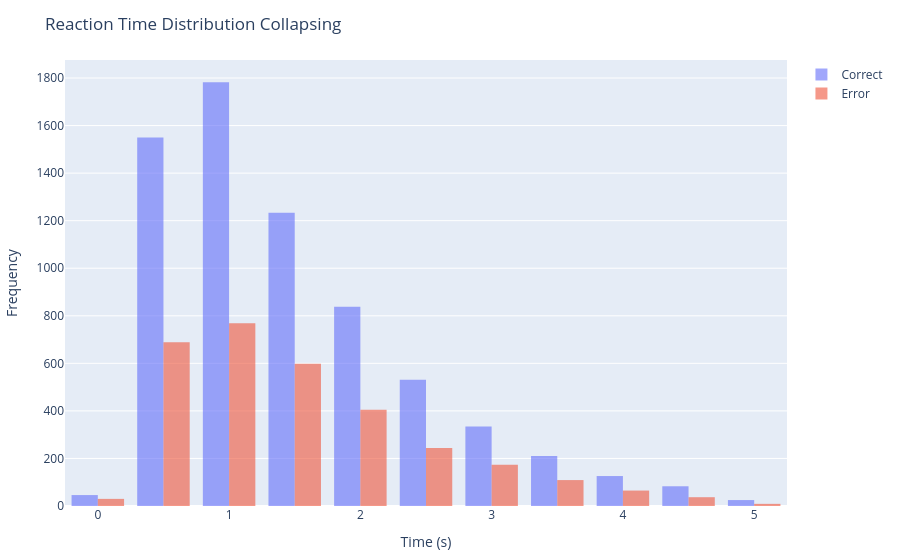
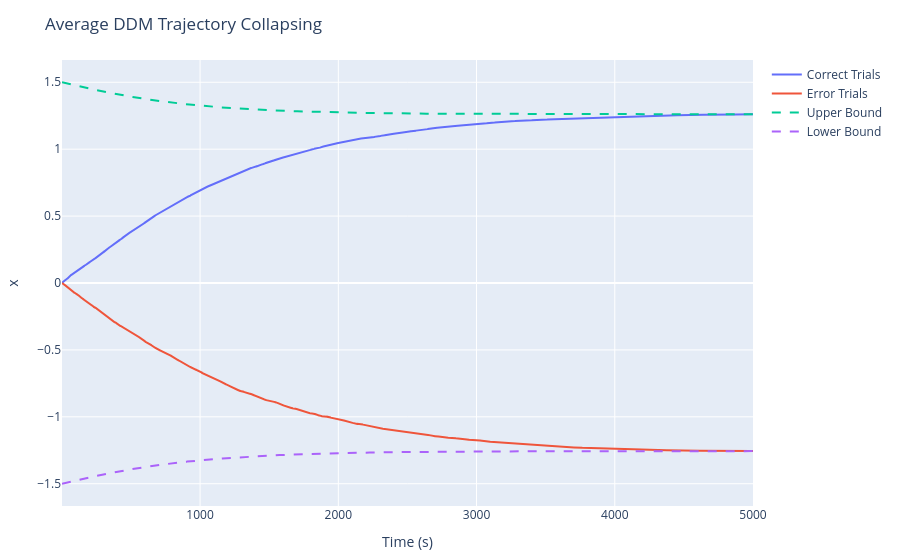
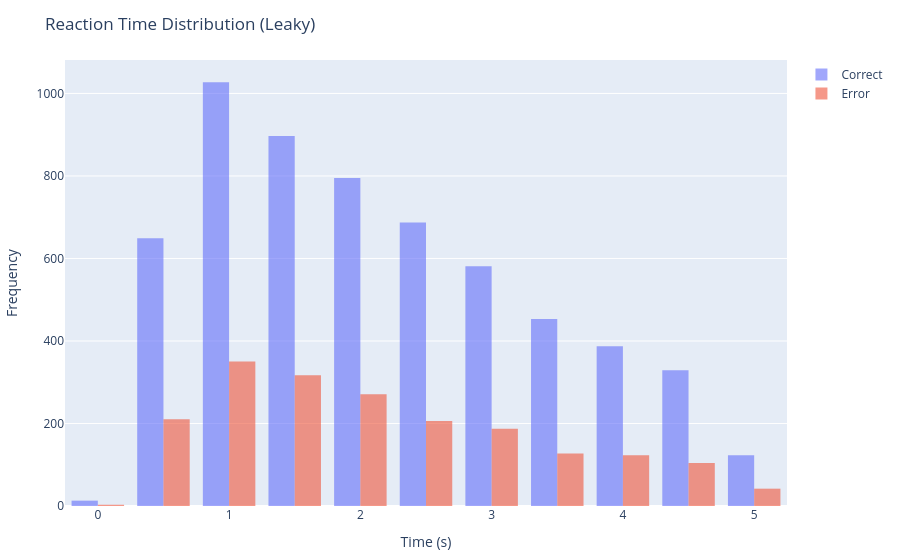
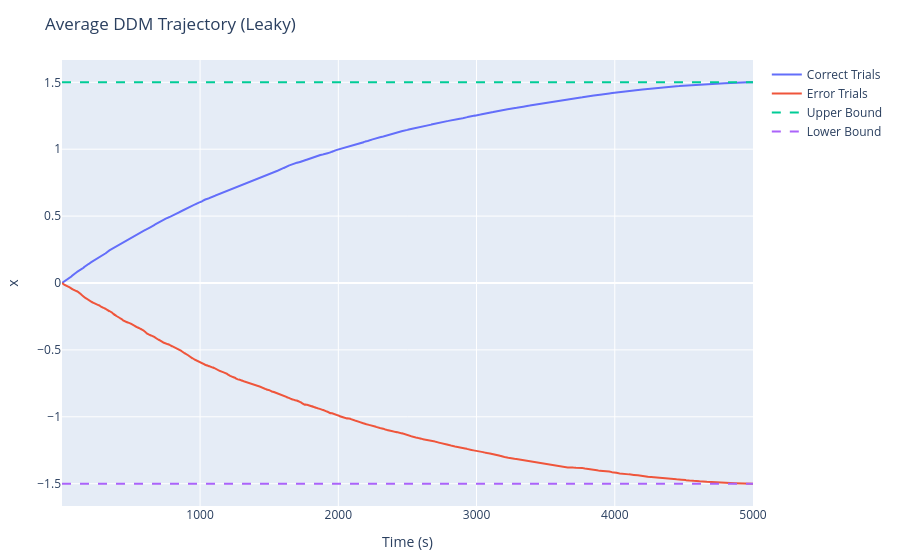

Here is the notebook cell these charts were saved with, in order:
### Code cell
# DDM 模型拟合作图

# Collapsing bound
histogram_correct_collapse = histogram(x=rts_correct_collapse, nbinsx=20, name="Correct", opacity=0.6)
histogram_error_collapse = histogram(x=rts_error_collapse, nbinsx=20, name="Error", opacity=0.6)

layout_hist_collapse = Layout(title="Reaction Time Distribution Collapsing", xaxis_title="Time (s)", yaxis_title="Frequency", bar_mode="overlay")
display(plot([histogram_correct_collapse, histogram_error_collapse], layout_hist_collapse))

# 平均漂移轨迹
trajectory_correct_collapse = scatter(x=1:max_t_steps, y=trace_correct_collapse, mode="lines", name="Correct Trials")
trajectory_error_collapse = scatter(x=1:max_t_steps, y=trace_error_collapse, mode="lines", name="Error Trials")
upper_bound_collapse = scatter(x=1:max_t_steps, y=trace_bound_correct_collapse, mode="lines", name="Upper Bound", line=attr(dash="dash"))
lower_bound_collapse = scatter(x=1:max_t_steps, y=-trace_bound_error_collapse, mode="lines", name="Lower Bound", line=attr(dash="dash"))

layout_traj_collapse = Layout(title="Average DDM Trajectory Collapsing", xaxis_title="Time (s)", yaxis_title="x")

display(plot([trajectory_correct_collapse, trajectory_error_collapse, upper_bound_collapse, lower_bound_collapse], layout_traj_collapse))

# 分析
accuracy_collapse = n_correct_collapse / (n_correct_collapse + n_error_collapse) # 假设 '1' 是正确选择

println("Accuracy: ", accuracy_collapse)
println("Mean RT (correct): ", mean(rts_correct_collapse))
println("Mean RT (error): ", mean(rts_error_collapse))


# leaky
# 反应时间直方图
histogram_correct_leak = histogram(x=rts_correct_leak, nbinsx=20, name="Correct", opacity=0.6)
histogram_error_leak = histogram(x=rts_error_leak, nbinsx=20, name="Error", opacity=0.6)

layout_hist_leak = Layout(title="Reaction Time Distribution (Leaky)", xaxis_title="Time (s)", yaxis_title="Frequency", bar_mode="overlay")
display(plot([histogram_correct_leak, histogram_error_leak], layout_hist_leak))

# 平均漂移轨迹
trajectory_correct_leak = scatter(x=1:max_t_steps, y=trace_correct_leak, mode="lines", name="Correct Trials")
trajectory_error_leak = scatter(x=1:max_t_steps, y=trace_error_leak, mode="lines", name="Error Trials")
upper_bound_leak = scatter(x=[1, max_t_steps], y=[B,B], mode="lines", name="Upper Bound", line=attr(dash="dash"))
lower_bound_leak = scatter(x=[1, max_t_steps], y=[-B,-B], mode="lines", name="Lower Bound", line=attr(dash="dash"))

layout_traj_leak = Layout(title="Average DDM Trajectory (Leaky)", xaxis_title="Time (s)", yaxis_title="x")

display(plot([trajectory_correct_leak, trajectory_error_leak, upper_bound_leak, lower_bound_leak], layout_traj_leak))

# 分析
accuracy_leak = n_correct_leak / (n_correct_leak + n_error_leak) # 假设 '1' 是正确选择

println("Accuracy (Leaky): ", accuracy_leak)
println("Mean RT (correct, Leaky): ", mean(rts_correct_leak))
println("Mean RT (error, Leaky): ", mean(rts_error_leak))

### Figure 1 — Plotly figure (JSON) as saved in the notebook; plotly's stock layout.template omitted (floating-point values rounded to 4 significant figures; data arrays with more than 128 entries replaced by an {"elided": "..."} marker saying what was removed)
{"data": [{"name": "Correct", "nbinsx": 20, "opacity": 0.6, "type": "histogram", "x": {"elided": "6758 float values"}}, {"name": "Error", "nbinsx": 20, "opacity": 0.6, "type": "histogram", "x": {"elided": "3128 float values"}}], "layout": {"bar": {"mode": "overlay"}, "margin": {"b": 50, "l": 50, "r": 50, "t": 60}, "title": "Reaction Time Distribution Collapsing", "xaxis": {"title": {"text": "Time (s)"}}, "yaxis": {"title": {"text": "Frequency"}}}}

### Figure 2 — Plotly figure (JSON) as saved in the notebook; plotly's stock layout.template omitted (floating-point values rounded to 4 significant figures; data arrays with more than 128 entries replaced by an {"elided": "..."} marker saying what was removed)
{"data": [{"mode": "lines", "name": "Correct Trials", "type": "scatter", "x": {"elided": "5000 int values"}, "y": {"elided": "5000 float values"}}, {"mode": "lines", "name": "Error Trials", "type": "scatter", "x": {"elided": "5000 int values"}, "y": {"elided": "5000 float values"}}, {"line": {"dash": "dash"}, "mode": "lines", "name": "Upper Bound", "type": "scatter", "x": {"elided": "5000 int values"}, "y": {"elided": "5000 float values"}}, {"line": {"dash": "dash"}, "mode": "lines", "name": "Lower Bound", "type": "scatter", "x": {"elided": "5000 int values"}, "y": {"elided": "5000 float values"}}], "layout": {"margin": {"b": 50, "l": 50, "r": 50, "t": 60}, "title": "Average DDM Trajectory Collapsing", "xaxis": {"title": {"text": "Time (s)"}}, "yaxis": {"title": {"text": "x"}}}}

### Figure 3 — Plotly figure (JSON) as saved in the notebook; plotly's stock layout.template omitted (floating-point values rounded to 4 significant figures; data arrays with more than 128 entries replaced by an {"elided": "..."} marker saying what was removed)
{"data": [{"name": "Correct", "nbinsx": 20, "opacity": 0.6, "type": "histogram", "x": {"elided": "5941 float values"}}, {"name": "Error", "nbinsx": 20, "opacity": 0.6, "type": "histogram", "x": {"elided": "1940 float values"}}], "layout": {"bar": {"mode": "overlay"}, "margin": {"b": 50, "l": 50, "r": 50, "t": 60}, "title": "Reaction Time Distribution (Leaky)", "xaxis": {"title": {"text": "Time (s)"}}, "yaxis": {"title": {"text": "Frequency"}}}}

### Figure 4 — Plotly figure (JSON) as saved in the notebook; plotly's stock layout.template omitted (floating-point values rounded to 4 significant figures; data arrays with more than 128 entries replaced by an {"elided": "..."} marker saying what was removed)
{"data": [{"mode": "lines", "name": "Correct Trials", "type": "scatter", "x": {"elided": "5000 int values"}, "y": {"elided": "5000 float values"}}, {"mode": "lines", "name": "Error Trials", "type": "scatter", "x": {"elided": "5000 int values"}, "y": {"elided": "5000 float values"}}, {"line": {"dash": "dash"}, "mode": "lines", "name": "Upper Bound", "type": "scatter", "x": [1, 5000], "y": [1.5, 1.5]}, {"line": {"dash": "dash"}, "mode": "lines", "name": "Lower Bound", "type": "scatter", "x": [1, 5000], "y": [-1.5, -1.5]}], "layout": {"margin": {"b": 50, "l": 50, "r": 50, "t": 60}, "title": "Average DDM Trajectory (Leaky)", "xaxis": {"title": {"text": "Time (s)"}}, "yaxis": {"title": {"text": "x"}}}}
